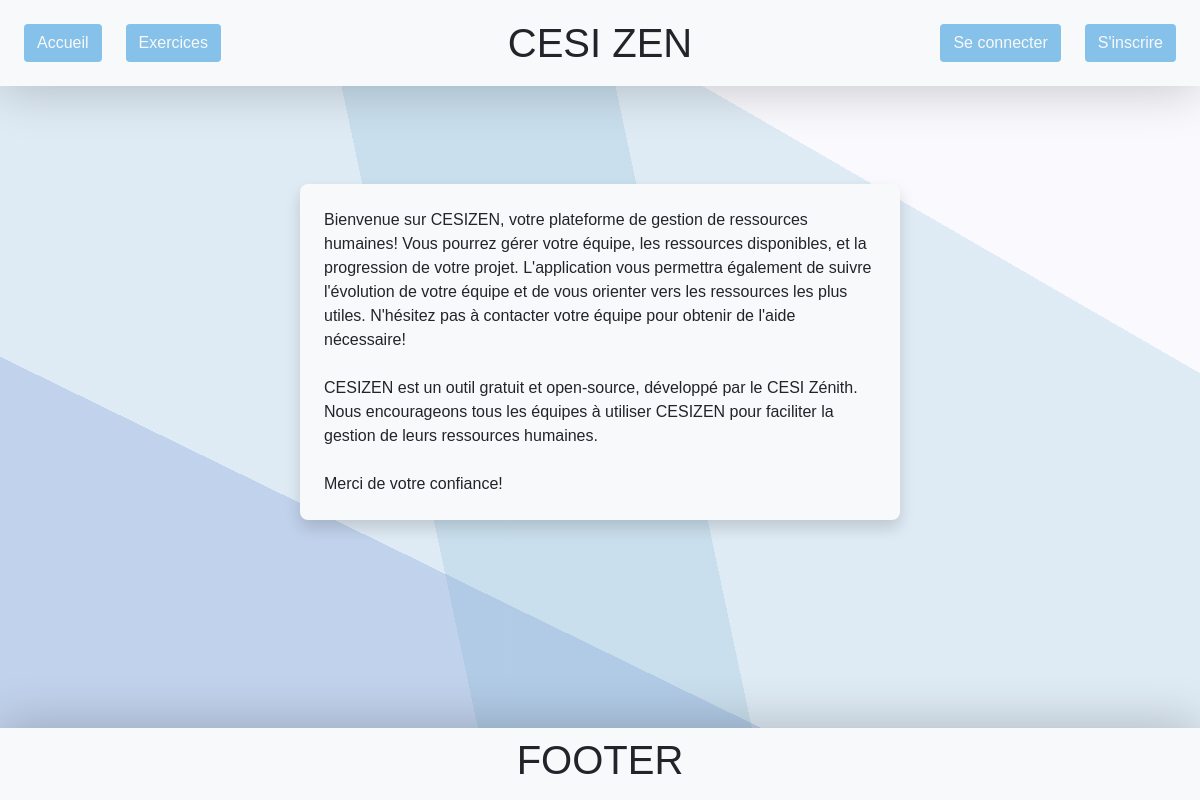
Before: / with the older database file.
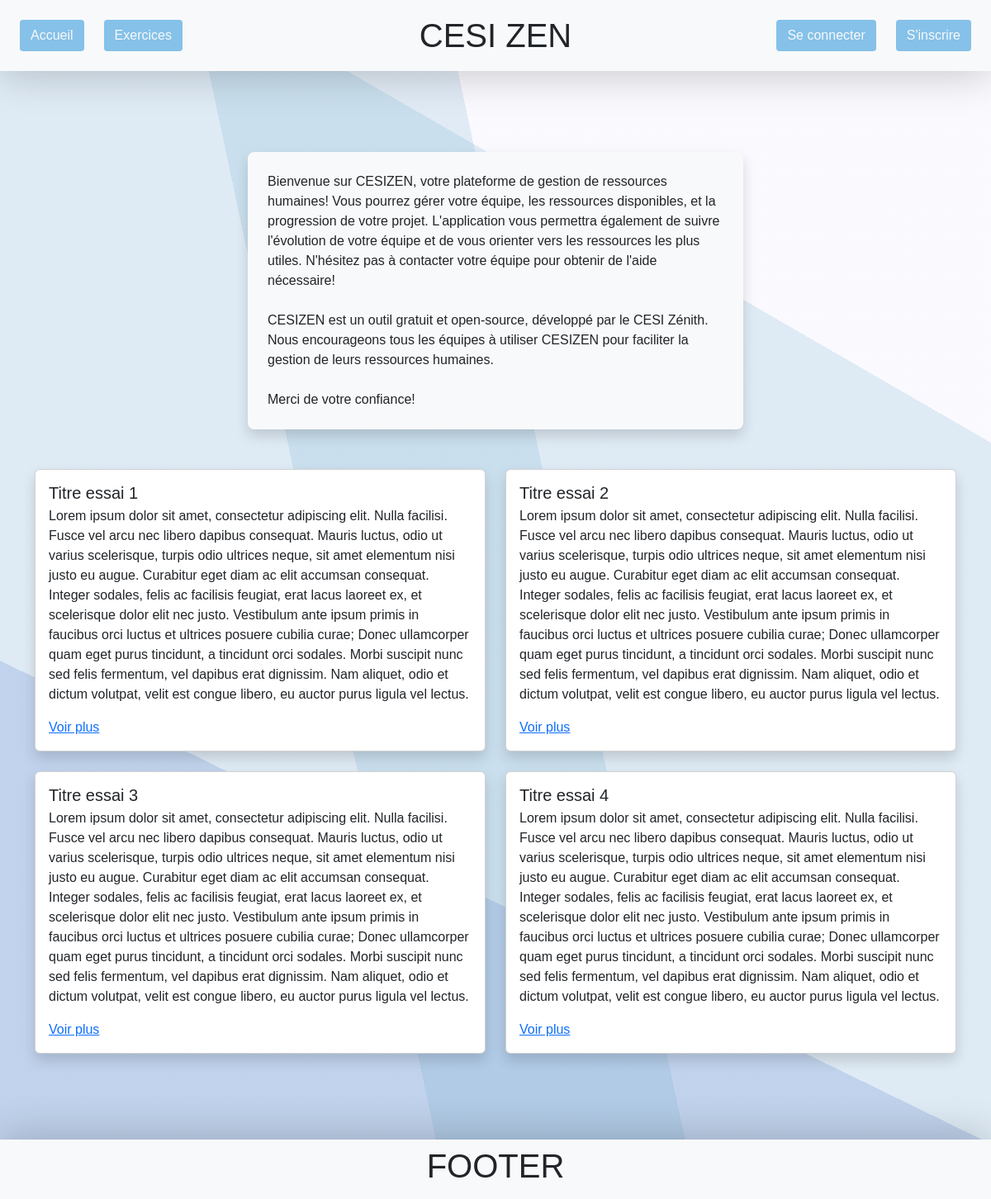
After: the same page with the newer database file.
### api/models.py (models this page shows, shortened)
class Information(models.Model):
    titre = models.CharField(max_length=200)
    contenu = models.TextField()
    date_creation = models.DateTimeField(auto_now_add=True)
    date_modification = models.DateTimeField(auto_now=True)
    createur = models.ForeignKey(Utilisateur, on_delete=models.CASCADE, related_name='informations_crees')

### api/views.py (the view)
# urls.py: path('', accueil, name='accueil'),
def accueil(request):
    informations = Information.objects.all()
    return render(request, 'accueil.html', {'informations': informations})

### templates/accueil.html (shortened to what this page needs)
{% extends "base.html" %}
{% block content %}
    <div class="d-flex justify-content-center align-items-center flex-column margin-bottom">
        <div class="d-flex flex-column align-items-center justify-content-center w-100 margin-top-header">
            <div class="d-flex flex-column align-items-center justify-content-center w-50 shadow bg-light rounded-3 p-4">
                <span>
                    Bienvenue sur CESIZEN, votre plateforme de gestion de ressources humaines!
                    Vous pourrez gérer votre équipe, les ressources disponibles, et la progression de votre projet.
                    L'application vous permettra également de suivre l'évolution de votre équipe et de vous orienter vers les ressources les plus utiles.
                    N'hésitez pas à contacter votre équipe pour obtenir de l'aide nécessaire!
                    <br>
                    <br>
                    CESIZEN est un outil gratuit et open-source, développé par le CESI Zénith.
                    Nous encourageons tous les équipes à utiliser CESIZEN pour faciliter la gestion de leurs ressources humaines.
                    <br>
                    <br>
                    Merci de votre confiance!
                </span>
            </div>
        </div>
        {% if informations %}
            <div class="container mt-5">
                <div class="row justify-content-center">
                    {% for information in informations %}
                        <div class="col-md-6 mb-4">
                            <div class="card h-100 shadow">
                                <div class="card-body">
                                    <h5 class="card-title">{{ information.titre }}</h5>
                                    <p class="card-text">{{ information.contenu }}</p>
                                    <a href="#" class="card-link">Voir plus</a>
                                </div>
                            </div>
                        </div>
                    {% endfor %}
                </div>
            </div>
        {% endif %}
    </div>
{% endblock %}

### templates/base.html (shortened to what this page needs)
{% load static %}
<!DOCTYPE html>
<html lang="fr">
<head>
    <link href="https://cdn.jsdelivr.net/npm/bootstrap@5.3.0/dist/css/bootstrap.min.css" rel="stylesheet">
    <link rel="stylesheet" href="{% static 'css/style.css' %}">
</head>
<body>
    <div class="d-flex flex-column justify-content-between full-vh bg">
        <header class="d-flex align-items-center justify-content-between w-100 px-4 py-4 shadow-bottom bg-light">
            <div class="d-flex align-items-center">
                <a href="{% url 'accueil' %}" class="btn blue-bg-color btn-hover-b rounded-1 text-light me-4">Accueil</a>
                <a href="{% url 'liste_exercices' %}" class="btn blue-bg-color btn-hover-b rounded-1 text-light">Exercices</a>
            </div>
            <h1 class="m-0 position-absolute start-50 translate-middle-x">CESI ZEN</h1>
            <div class="d-flex align-items-center">
                {% if user.is_authenticated %}
                    <div class="d-flex align-items-center">
                        <button class="btn blue-bg-color btn-hover-b text-light rounded-1 d-flex align-items-center justify-content-center" type="button" data-bs-toggle="offcanvas" data-bs-target="#staticBackdrop2">
                            <svg xmlns="http://www.w3.org/2000/svg" width="15" height="15" fill="currentColor" class="bi bi-person me-4">
                                <path d="M8 8a3 3 0 1 0 0-6 3 3 0 0 0 0 6m2-3a2 2 0 1 1-4 0 2 2 0 0 1 4 0m4 8c0 1-1 1-1 1H3s-1 0-1-1 1-4 6-4 6 3 6 4m-1-.004c-.001-.246-.154-.986-.832-1.664C11.516 10.68 10.289 10 8 10s-3.516.68-4.168 1.332c-.678.678-.83 1.418-.832 1.664z"/>
                            </svg>
                            <span class="me-2">{{ user.username }}</span>
                        </button>
                        <div class="offcanvas offcanvas-end offcanva-custom" data-bs-backdrop="static" tabindex="-1" id="staticBackdrop2">
                            <div class="offcanvas-header">
                                <svg xmlns="http://www.w3.org/2000/svg" width="15" height="15" fill="currentColor" class="bi bi-person me-2">
                                    <path d="M8 8a3 3 0 1 0 0-6 3 3 0 0 0 0 6m2-3a2 2 0 1 1-4 0 2 2 0 0 1 4 0m4 8c0 1-1 1-1 1H3s-1 0-1-1 1-4 6-4 6 3 6 4m-1-.004c-.001-.246-.154-.986-.832-1.664C11.516 10.68 10.289 10 8 10s-3.516.68-4.168 1.332c-.678.678-.83 1.418-.832 1.664z"/>
                                </svg>
                                <h5 class="offcanvas-title">{{ user.username }}</h5>
                                <button type="button" class="btn-close" data-bs-dismiss="offcanvas"></button>
                            </div>
                            <div class="offcanvas-body d-flex flex-column justify-content-between">
                                <div class="d-flex flex-column w-100">
                                    <a href="{% url 'profil' %}" class="my-2 btn blue-bg-color btn-hover-b text-light">Profil</a>
                                    <a href="{% url 'preferences' %}" class="my-2 btn blue-bg-color btn-hover-b text-light">Préférences</a>
                                    {% if user.is_superuser %}
                                        <a href="{% url 'admin:index' %}" class="my-2 btn blue-bg-color btn-hover-b text-light">Back office</a>
                                    {% endif %}
                                </div>
                                <a href="{% url 'deconnexion' %}" class="mb-5 btn btn-danger btn-hover-r text-light">Déconnexion</a>
                            </div>
                        </div>
                    </div>
                {% else %}
                    <div class="d-flex">
                        <a href="{% url 'connexion' %}" class="btn blue-bg-color btn-hover-b rounded-1 text-light me-4">Se connecter</a>
                        <a href="{% url 'inscription' %}" class="btn blue-bg-color btn-hover btn-hover-b rounded-1 text-light">S'inscrire</a>
                    </div>
                {% endif %}
            </div>
        </header>
        <main>
            {% block content %}
            {% endblock %}
        </main>
        <footer class="d-flex align-items-center justify-content-center w-100 px-4 py-2 shadow-top bg-light">
            <h1>FOOTER</h1>
        </footer>
    </div>
</body>
</html>

### static/css/style.css (style rules this page uses)
* { font-family: Arial, sans-serif; margin: 0; padding: 0; box-sizing: border-box; }
header { position: fixed; top: 0; left: 0; width: 100%; z-index: 1000; }
.bg { background-image: linear-gradient(78deg, transparent 0%, transparent 36%,rgba(100,165,201, 0.17) 36%, rgba(100,165,201, 0.17) 56%,transparent 56%, transparent 100%),linear-gradient(30deg, transparent 0%, transparent 2%,rgba(79,159,195, 0.16) 2%, rgba(79,159,195, 0.16) 75%,transparent 75%, transparent 100%),linear-gradient(206deg, transparent 0%, transparent 68%,rgba(85,114,207, 0.21) 68%, rgba(85,114,207, 0.21) 99%,transparent 99%, transparent 100%),linear-gradient(90deg, rgba(235,232,252, 0.26),rgba(235,232,252, 0.26)); }
.full-vh { min-height: 100vh; }
.blue-bg-color { background-color: #85c1e9 !important; }
.shadow-bottom { box-shadow: 0px 5px 50px 0px rgba(0,0,0,0.2); }
.shadow-top { box-shadow: 0px -5px 50px 0px rgba(0,0,0,0.2); }
.shadow { box-shadow: 0px 0px 20px 0px rgba(0,0,0,0.2); }
.margin-top-header { margin-top: 23vh; }
.margin-bottom { margin-bottom: 10vh; }

Changed rows visible on the page:
added Information: titre "Titre essai 1", contenu "Lorem ipsum dolor sit amet, consectetur adipiscing elit. Nulla facilisi. Fusce vel arcu nec libero dapibus consequat. Mauris luctus, odio ut varius scelerisque, turpis odio ultrices neque, sit amet elementum nisi justo eu augue. Curabitur eget diam ac elit accumsan consequat. Integer sodales, felis ac facilisis feugiat, erat lacus laoreet ex, et scelerisque dolor elit nec justo. Vestibulum ante ipsum primis in faucibus orci luctus et ultrices posuere cubilia curae; Donec ullamcorper quam eget purus tincidunt, a tincidunt orci sodales. Morbi suscipit nunc sed felis fermentum, vel dapibus erat dignissim. Nam aliquet, odio et dictum volutpat, velit est congue libero, eu auctor purus ligula vel…"
added Information: titre "Titre essai 2", contenu "Lorem ipsum dolor sit amet, consectetur adipiscing elit. Nulla facilisi. Fusce vel arcu nec libero dapibus consequat. Mauris luctus, odio ut varius scelerisque, turpis odio ultrices neque, sit amet elementum nisi justo eu augue. Curabitur eget diam ac elit accumsan consequat. Integer sodales, felis ac facilisis feugiat, erat lacus laoreet ex, et scelerisque dolor elit nec justo. Vestibulum ante ipsum primis in faucibus orci luctus et ultrices posuere cubilia curae; Donec ullamcorper quam eget purus tincidunt, a tincidunt orci sodales. Morbi suscipit nunc sed felis fermentum, vel dapibus erat dignissim. Nam aliquet, odio et dictum volutpat, velit est congue libero, eu auctor purus ligula vel…"
added Information: titre "Titre essai 3", contenu "Lorem ipsum dolor sit amet, consectetur adipiscing elit. Nulla facilisi. Fusce vel arcu nec libero dapibus consequat. Mauris luctus, odio ut varius scelerisque, turpis odio ultrices neque, sit amet elementum nisi justo eu augue. Curabitur eget diam ac elit accumsan consequat. Integer sodales, felis ac facilisis feugiat, erat lacus laoreet ex, et scelerisque dolor elit nec justo. Vestibulum ante ipsum primis in faucibus orci luctus et ultrices posuere cubilia curae; Donec ullamcorper quam eget purus tincidunt, a tincidunt orci sodales. Morbi suscipit nunc sed felis fermentum, vel dapibus erat dignissim. Nam aliquet, odio et dictum volutpat, velit est congue libero, eu auctor purus ligula vel…"
added Information: titre "Titre essai 4", contenu "Lorem ipsum dolor sit amet, consectetur adipiscing elit. Nulla facilisi. Fusce vel arcu nec libero dapibus consequat. Mauris luctus, odio ut varius scelerisque, turpis odio ultrices neque, sit amet elementum nisi justo eu augue. Curabitur eget diam ac elit accumsan consequat. Integer sodales, felis ac facilisis feugiat, erat lacus laoreet ex, et scelerisque dolor elit nec justo. Vestibulum ante ipsum primis in faucibus orci luctus et ultrices posuere cubilia curae; Donec ullamcorper quam eget purus tincidunt, a tincidunt orci sodales. Morbi suscipit nunc sed felis fermentum, vel dapibus erat dignissim. Nam aliquet, odio et dictum volutpat, velit est congue libero, eu auctor purus ligula vel…"
